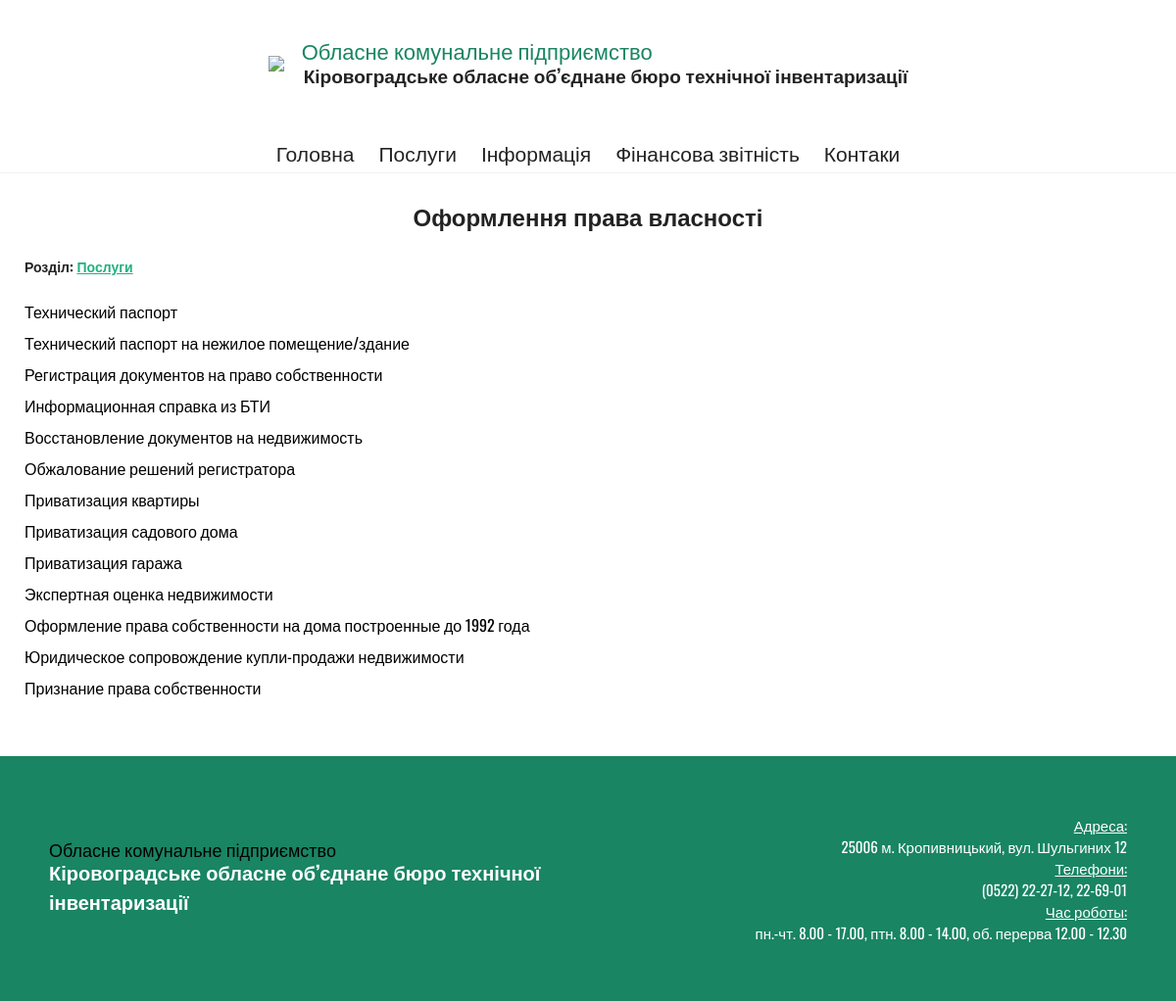
Page /article/3 on the committed database.
### tables this page shows
CREATE TABLE `articles` (
  `category` int(11) NOT NULL,
  `description` text NOT NULL,
  `ext` text NOT NULL,
  `id` int(11) NOT NULL,
  `text` text NOT NULL,
  `timestamp` timestamp NOT NULL DEFAULT CURRENT_TIMESTAMP,
  `title` text NOT NULL,
  `visible` tinyint(1) NOT NULL,
  `art_order` int(11) NOT NULL
);

CREATE TABLE `categories` (
  `category` text NOT NULL,
  `description` text NOT NULL,
  `id` int(11) NOT NULL
);

### App/Controllers/ArticleController.php (called while the page is built, shortened)
<?php
class ArticleController extends Controller
{
    public function action_index()
    {
        $this->model->setArticleId($this->route[2]);
        $this->view->render('Article', 'MainTemplate', $this->model->getData());
    }
}

### App/Services/MysqlService.php (called while the page is built, shortened)
<?php
class MysqlService
{
    private $pdo;
    public function __construct()
    {
        $db = MysqlConnection::instance();
        $this->pdo = $db->getConnection();
    }
    public function getAllCategoryById($categoryId)
    {
        $stmt = $this->pdo->prepare('SELECT * FROM ' . self::CATEGORY_TABLE . ' WHERE id=:id');
        $stmt->bindParam(':id', $categoryId);
        $stmt->execute();
        return $stmt->fetch();
    }
    public function getArticleById($id)
    {
        $stmt = $this->pdo->prepare('SELECT * FROM ' . self::ARTICLE_TABLE . ' WHERE id = :id');
        $stmt->bindParam(':id', $id);
        $stmt->execute();
        return $stmt->fetch();
    }
    public function getArticleByTitle($title)
    {
        $stmt = $this->pdo->prepare('SELECT * FROM ' . self::ARTICLE_TABLE . ' WHERE title LIKE :title ');
        $stmt->bindParam(':title', $title);
        $stmt->execute();
        return $stmt->fetch();
    }
    public function getArticlesCategoryName($category)
    {
        $stmt = $this->pdo->prepare('SELECT c.category, a.category as categoryId, a.description, a.ext, a.id, a.timestamp, a.title, a.description FROM '
            . self::ARTICLE_TABLE . ' a LEFT JOIN ' . self::CATEGORY_TABLE . ' c ON a.category = c.id WHERE c.category LIKE :category ORDER BY art_order DESC');
        $stmt->bindParam(':category', $category);
        $stmt->execute();
        return $stmt->fetchAll();
    }
}

### config/mysql.php (called while the page is built)
<?php
return [
    'db_host' => 'localhost',
    'db_port' => 3306,
    'db_name' => 'bti_test',
    'char_set' => 'utf8',
    'mysql_user' => 'root',
    'mysql_password' => '',
    'crypt_salt' => 'bti',
    'available_tables' => [
        'tables',
        'users'
    ]
];

### App/Services/MysqlConnection.php (called while the page is built, shortened)
<?php
class mysqlConnection
{
    private $pdo = null;
    public static $instance;
    private function __construct()
    {
            $config = require_once ROOT_DIR . DIRECTORY_SEPARATOR . 'config' . DIRECTORY_SEPARATOR . 'mysql.php';
            $dsn = 'mysql:host=' . $config['db_host'] .
                ';port=' . $config['db_port'] .
                ';dbname=' . $config['db_name'] .
                ';charset=' . $config['char_set'] . ';';
            $options = [
                PDO::ATTR_ERRMODE => PDO::ERRMODE_EXCEPTION,
                PDO::ATTR_DEFAULT_FETCH_MODE => PDO::FETCH_ASSOC
            ];
            try {
                $this->pdo = new PDO($dsn, $config['mysql_user'], $config['mysql_password'], $options);
            } catch (PDOException $err) {
                echo $err->getMessage();
            }
    }
    public static function instance(){
        if (self::$instance === null) {
            self::$instance = new self();
        }
        return self::$instance;
    }
    public function getConnection(){
        return $this->pdo;
    }
}

### App/Models/ArticleModel.php (called while the page is built, shortened)
<?php
class ArticleModel extends Model
{
    private $mysqlService, $article;
    public function __construct()
    {
        $this->mysqlService = new MysqlService();
    }
    public function setArticleId($id)
    {
        $this->article = $this->mysqlService->getArticleById($id);
    }
}

### App/ViewHelpers/ArticleContentHelper.php (called while the page is built, shortened)
<?php
class ArticleContentHelper extends ViewHelper
{
    private $service, $article;
    public function __construct($article)
    {
        $this->service = new MysqlService();
        $this->article = $article;
    }
    public function getData()
    {
        return $this->service->getArticleByTitle($this->article);
    }
}

### App/ViewHelpers/HeaderMenuHelper.php (the view, shortened to what this page needs)
<?php
class HeaderMenuHelper extends ViewHelper
{
    private $section, $service;
    public function __construct($section)
    {
        $this->section = $section;
        $this->service = new MysqlService();
    }
    public function getData()
    {
        $articles = $this->service->getArticlesCategoryName($this->section);
        $result = '';
        foreach ($articles as $value) {
            $ext = json_decode($value['ext'], true);;
            $link = '/article/' . $value['id'];
            if (isset($ext['LinkToArticle'])) {
                $link = '/article/' . $ext['LinkToArticle'];
            }
            if (isset($ext['categoryLink'])) {
                $link = '/articles/' . $ext['categoryLink'];
            }
            if (isset($ext['externalLink'])) {
                $link = $ext['externalLink'];
            }
            $result = $result . "\n" .
                '<li><a href="' . $link . '">' . $value['title'] . '</a></li>';
        }
        return $result;
    }
}

### App/Views/ArticleView.php (shortened to what this page needs)
<div class="article">
    <?php
    $categoryInfo = (new MysqlService())->getAllCategoryById($article['category']);
    echo '<h3>' . $article['title'] . '</h3>';
    if ($categoryInfo['category'] !== 'Оформлення') {
        echo '<h5 class="category-title">Розділ: <a href=" /articles/' . $categoryInfo['category'] . '">' . $categoryInfo['category'] . '</a></h5>';
    }
    ?>
    <?php echo $article['text']; ?>
</div>

### App/Views/MainTemplateView.php (shortened to what this page needs)
<?php
$title = (new ArticleContentHelper('Заголовок'))->getData();
$title['text'] = strip_tags($title['text']);
?>
<!DOCTYPE html>
<html lang="en">
<head>
    <link type="text/css" rel="stylesheet" media="all and (min-device-width: 769px)" href="/style/style.css">
    <link type="text/css" rel="stylesheet" media="all and (max-device-width: 768px)" href="/style/style_mobile.css">
    <link rel="stylesheet" href="https://use.fontawesome.com/releases/v5.7.2/css/all.css"
>
</head>
<body>
<header>
    <div class="container">
        <div class="logo">
            <img src="/assets/images/Kropyvnytskyi.png">
            <a href="/">
                <h1><?php
                    echo '<p>' . $title['description'] . '</p>' . $title['text'];
                    ?>
                </h1>
            </a>
        </div>
        <nav>
            <ul>
                <?php
                echo (new HeaderMenuHelper('Головне меню'))->getData();
                ?>
            </ul>
        </nav>
    </div>
</header>
<div class="horizontal-line">
</div>
<main>
    <?php
    echo $layoutContent;
    ?>
</main>
<footer>
    <div class="container">
        <div class="title">
            <h3><?php
                echo '<p>' . $title['description'] . '</p>' . $title['text'];
                ?>
            </h3>
        </div>
        <div class="content">
            <?php
            echo ((new ArticleContentHelper('footer'))->getData())['text'];
            ?>
        </div>
    </div>
</footer>
</body>
</html>

### public/style/style.css (style rules this page uses)
body { margin: 0; font-family: 'Oswald', sans-serif; min-height: 100vh; padding: 0; display: flex; flex-direction: column; }
* { box-sizing: border-box; position: relative; }
header { display: flex; justify-content: center; }
@media only screen and (max-width: 1210px) { header .container { flex-direction: column; } }
@media only screen and (max-width: 1210px) { header .container .logo { margin-bottom: 10px; } }
@media only screen and (max-width: 1210px) { header .container nav { margin-bottom: 5px; } }
@media only screen and (max-width: 1210px) { header .container nav ul li a { font-size: 21px; } }
.container { padding: 0 25px; height: 100%; width: 100%; max-width: 1200px; display: flex; justify-content: space-between; align-items: center; }
.container .logo { height: 130px; display: flex; align-items: center; }
.container a { text-decoration: none; }
.container h1 { color: #222222; top: -5px; font-weight: bold; margin: 0 0 0 20px; padding: 0; font-size: 19px; }
.container h1 p { top: 5px; color: #198562; font-weight: normal; left: -2px; margin: 0; padding: 0; font-size: 22px; }
.container nav { flex-grow: 1; }
.container nav ul { display: flex; justify-content: flex-end; list-style-type: none; padding: 0; margin: 0; }
.container nav ul li:first-child a { margin: 0; }
.container nav ul li a { color: #222222; padding: 0; margin: 0 0 0 25px; text-decoration: none; }
.horizontal-line { height: 1px; width: 100%; background: #f2f2f2; }
main { flex-grow: 1; width: 100%; display: flex; flex-direction: column; align-items: center; }
main h3 { color: #1d9d73; margin: 0 0 25px 0; padding: 0; text-align: center; font-size: 24px; }
main h3:after { content: ''; height: 1px; width: 100px; background-color: #1d9d73; position: absolute; bottom: 0; left: 50%; margin-left: -50px; }
main .article { max-width: 1200px; width: 100%; padding: 25px; }
main .article a { color: #198562; }
main .article p { margin-top: 0.5rem; margin-bottom: 0.5rem; }
main .article h3 { font-size: 24px; color: #222222; text-align: center; padding: 0; margin: 0; }
main .article h3:after { display: none; }
main .article h5 { font-size: 14px; color: #222222; }
main .article h5 a { color: #21b081; }
footer { width: 100%; height: 250px; background-color: #198562; display: flex; justify-content: center; margin-top: 25px; }
footer .container { max-width: 1200px; width: 100%; display: flex; justify-content: space-between; align-items: center; }
footer .container div { padding: 0 25px; width: 50%; }
footer .container .title h3 { color: white; font-size: 20px; top: -5px; margin: 0; padding: 0; }
footer .container .title h3 p { top: 5px; font-size: 18px; font-weight: normal; margin: 0; padding: 0; color: black; }
footer .container .content { font-size: 15px; color: white; text-align: right; }

### rows in the picture
articles: description "Обласне комунальне підприємство"
articles: title "Головна"
articles: title "Послуги"
articles: title "Інформація"
articles: title "Фінансова звітність"
articles: title "Контаки"
articles: title "Оформлення права власності", text "Технический паспорт Технический паспорт на нежилое помещение/здание Регистрация документов на право собственности Информационная справка из БТИ Восстановление документов на недвижимость Обжалование решений регистратора Приватизация квартиры Приватизация садового дома Приватизация гаража Экспертная оценка недвижимости Оформление права собственности на дома построенные до 1992 года Юридическое сопровождение купли-продажи недвижимости Признание права собственности"
categories: category "Послуги"
articles: text "Адреса: 25006 м. Кропивницький, вул. Шульгиних 12 Телефони: (0522) 22-27-12, 22-69-01 Час роботы: пн.-чт. 8.00 - 17.00, птн. 8.00 - 14.00, об. перерва 12.00 - 12.30"

### other values in the picture
$title['text'] "Кіровоградське обласне об’єднане бюро технічної інвентаризації"
